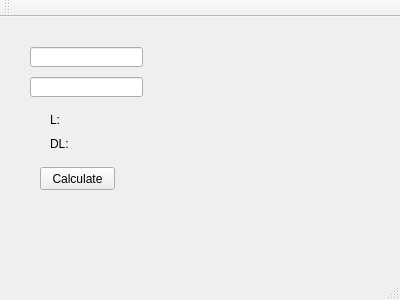
<?xml version="1.0" encoding="UTF-8"?>
<ui version="4.0">
 <class>MainWindow</class>
 <widget class="QMainWindow" name="MainWindow">
  <property name="geometry">
   <rect>
    <x>0</x>
    <y>0</y>
    <width>400</width>
    <height>300</height>
   </rect>
  </property>
  <property name="windowTitle">
   <string>MainWindow</string>
  </property>
  <widget class="QWidget" name="centralWidget">
   <widget class="QLineEdit" name="lineEdit">
    <property name="geometry">
     <rect>
      <x>30</x>
      <y>30</y>
      <width>113</width>
      <height>20</height>
     </rect>
    </property>
   </widget>
   <widget class="QLineEdit" name="lineEdit_2">
    <property name="geometry">
     <rect>
      <x>30</x>
      <y>60</y>
      <width>113</width>
      <height>20</height>
     </rect>
    </property>
   </widget>
   <widget class="QLabel" name="label">
    <property name="geometry">
     <rect>
      <x>50</x>
      <y>93</y>
      <width>47</width>
      <height>20</height>
     </rect>
    </property>
    <property name="text">
     <string>L:</string>
    </property>
   </widget>
   <widget class="QLabel" name="label_2">
    <property name="geometry">
     <rect>
      <x>50</x>
      <y>120</y>
      <width>47</width>
      <height>13</height>
     </rect>
    </property>
    <property name="text">
     <string>DL:</string>
    </property>
   </widget>
   <widget class="QLabel" name="L_result">
    <property name="geometry">
     <rect>
      <x>90</x>
      <y>100</y>
      <width>47</width>
      <height>13</height>
     </rect>
    </property>
    <property name="text">
     <string/>
    </property>
   </widget>
   <widget class="QLabel" name="DL_result">
    <property name="geometry">
     <rect>
      <x>90</x>
      <y>120</y>
      <width>47</width>
      <height>13</height>
     </rect>
    </property>
    <property name="text">
     <string/>
    </property>
   </widget>
   <widget class="QPushButton" name="pushButton">
    <property name="geometry">
     <rect>
      <x>40</x>
      <y>150</y>
      <width>75</width>
      <height>23</height>
     </rect>
    </property>
    <property name="text">
     <string>Calculate</string>
    </property>
   </widget>
  </widget>
  <widget class="QMenuBar" name="menuBar">
   <property name="geometry">
    <rect>
     <x>0</x>
     <y>0</y>
     <width>400</width>
     <height>18</height>
    </rect>
   </property>
  </widget>
  <widget class="QToolBar" name="mainToolBar">
   <attribute name="toolBarArea">
    <enum>TopToolBarArea</enum>
   </attribute>
   <attribute name="toolBarBreak">
    <bool>false</bool>
   </attribute>
  </widget>
  <widget class="QStatusBar" name="statusBar"/>
 </widget>
 <layoutdefault spacing="6" margin="11"/>
 <resources/>
 <connections/>
</ui>
